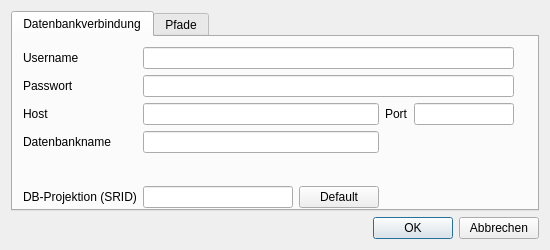
<?xml version="1.0" encoding="UTF-8"?>
<ui version="4.0">
 <class>Settings</class>
 <widget class="QDialog" name="Settings">
  <property name="geometry">
   <rect>
    <x>0</x>
    <y>0</y>
    <width>550</width>
    <height>250</height>
   </rect>
  </property>
  <property name="sizePolicy">
   <sizepolicy hsizetype="Fixed" vsizetype="Fixed">
    <horstretch>0</horstretch>
    <verstretch>0</verstretch>
   </sizepolicy>
  </property>
  <property name="minimumSize">
   <size>
    <width>550</width>
    <height>250</height>
   </size>
  </property>
  <property name="maximumSize">
   <size>
    <width>550</width>
    <height>300</height>
   </size>
  </property>
  <property name="windowTitle">
   <string>Einstellungen</string>
  </property>
  <property name="sizeGripEnabled">
   <bool>false</bool>
  </property>
  <property name="modal">
   <bool>true</bool>
  </property>
  <layout class="QGridLayout" name="gridLayout">
   <item row="1" column="0">
    <layout class="QHBoxLayout" name="horizontalLayout">
     <item>
      <spacer name="horizontalSpacer">
       <property name="orientation">
        <enum>Qt::Horizontal</enum>
       </property>
       <property name="sizeHint" stdset="0">
        <size>
         <width>40</width>
         <height>20</height>
        </size>
       </property>
      </spacer>
     </item>
     <item>
      <widget class="QPushButton" name="OK_button">
       <property name="text">
        <string>OK</string>
       </property>
      </widget>
     </item>
     <item>
      <widget class="QPushButton" name="cancel_button">
       <property name="text">
        <string>Abbrechen</string>
       </property>
      </widget>
     </item>
    </layout>
   </item>
   <item row="0" column="0">
    <widget class="QTabWidget" name="tabWidget">
     <property name="currentIndex">
      <number>0</number>
     </property>
     <widget class="QWidget" name="dblogin_tab">
      <attribute name="title">
       <string>Datenbankverbindung</string>
      </attribute>
      <widget class="QWidget" name="gridLayoutWidget_2">
       <property name="geometry">
        <rect>
         <x>10</x>
         <y>10</y>
         <width>491</width>
         <height>161</height>
        </rect>
       </property>
       <layout class="QGridLayout" name="gridLayout_3">
        <item row="1" column="0">
         <widget class="QLabel" name="label_5">
          <property name="text">
           <string>Passwort</string>
          </property>
         </widget>
        </item>
        <item row="0" column="2" colspan="4">
         <widget class="QLineEdit" name="username_edit"/>
        </item>
        <item row="1" column="2" colspan="4">
         <widget class="QLineEdit" name="password_edit"/>
        </item>
        <item row="6" column="2">
         <widget class="QLineEdit" name="srid_edit"/>
        </item>
        <item row="6" column="0">
         <widget class="QLabel" name="label">
          <property name="text">
           <string>DB-Projektion (SRID)</string>
          </property>
         </widget>
        </item>
        <item row="6" column="3">
         <widget class="QPushButton" name="srid_default_button">
          <property name="text">
           <string>Default</string>
          </property>
         </widget>
        </item>
        <item row="5" column="0">
         <spacer name="verticalSpacer_2">
          <property name="orientation">
           <enum>Qt::Vertical</enum>
          </property>
          <property name="sizeHint" stdset="0">
           <size>
            <width>20</width>
            <height>40</height>
           </size>
          </property>
         </spacer>
        </item>
        <item row="3" column="5">
         <widget class="QLineEdit" name="port_edit">
          <property name="maximumSize">
           <size>
            <width>100</width>
            <height>16777215</height>
           </size>
          </property>
         </widget>
        </item>
        <item row="4" column="0">
         <widget class="QLabel" name="label_8">
          <property name="text">
           <string>Datenbankname</string>
          </property>
         </widget>
        </item>
        <item row="0" column="0">
         <widget class="QLabel" name="label_3">
          <property name="text">
           <string>Username</string>
          </property>
         </widget>
        </item>
        <item row="3" column="0">
         <widget class="QLabel" name="label_7">
          <property name="text">
           <string>Host</string>
          </property>
         </widget>
        </item>
        <item row="2" column="0">
         <spacer name="verticalSpacer">
          <property name="orientation">
           <enum>Qt::Vertical</enum>
          </property>
          <property name="sizeType">
           <enum>QSizePolicy::Maximum</enum>
          </property>
          <property name="sizeHint" stdset="0">
           <size>
            <width>10</width>
            <height>10</height>
           </size>
          </property>
         </spacer>
        </item>
        <item row="3" column="4">
         <widget class="QLabel" name="label_9">
          <property name="text">
           <string>Port</string>
          </property>
         </widget>
        </item>
        <item row="3" column="2" colspan="2">
         <widget class="QLineEdit" name="host_edit"/>
        </item>
        <item row="4" column="2" colspan="2">
         <widget class="QLineEdit" name="dbname_edit"/>
        </item>
       </layout>
      </widget>
     </widget>
     <widget class="QWidget" name="env_tab">
      <attribute name="title">
       <string>Pfade</string>
      </attribute>
      <widget class="QWidget" name="gridLayoutWidget_3">
       <property name="geometry">
        <rect>
         <x>10</x>
         <y>30</y>
         <width>491</width>
         <height>128</height>
        </rect>
       </property>
       <layout class="QGridLayout" name="gridLayout_4">
        <item row="0" column="0">
         <widget class="QLabel" name="label_6">
          <property name="text">
           <string>psql.exe</string>
          </property>
         </widget>
        </item>
        <item row="1" column="0">
         <widget class="QLabel" name="label_10">
          <property name="text">
           <string>shp2pgsql.exe</string>
          </property>
         </widget>
        </item>
        <item row="0" column="3">
         <widget class="QPushButton" name="psql_browse_button">
          <property name="maximumSize">
           <size>
            <width>30</width>
            <height>16777215</height>
           </size>
          </property>
          <property name="text">
           <string>...</string>
          </property>
         </widget>
        </item>
        <item row="1" column="3">
         <widget class="QPushButton" name="shp2pgsql_browse_button">
          <property name="maximumSize">
           <size>
            <width>30</width>
            <height>16777215</height>
           </size>
          </property>
          <property name="text">
           <string>...</string>
          </property>
         </widget>
        </item>
        <item row="1" column="1">
         <widget class="QLineEdit" name="shp2pgsql_edit"/>
        </item>
        <item row="0" column="1">
         <widget class="QLineEdit" name="psql_edit"/>
        </item>
        <item row="3" column="0">
         <widget class="QLabel" name="label_11">
          <property name="text">
           <string>pgsql2shp.exe</string>
          </property>
         </widget>
        </item>
        <item row="3" column="1">
         <widget class="QLineEdit" name="pgsql2shp_edit"/>
        </item>
        <item row="3" column="3">
         <widget class="QPushButton" name="pgsql2shp_browse_button">
          <property name="maximumSize">
           <size>
            <width>30</width>
            <height>16777215</height>
           </size>
          </property>
          <property name="text">
           <string>...</string>
          </property>
         </widget>
        </item>
       </layout>
      </widget>
     </widget>
    </widget>
   </item>
  </layout>
 </widget>
 <resources/>
 <connections/>
</ui>
